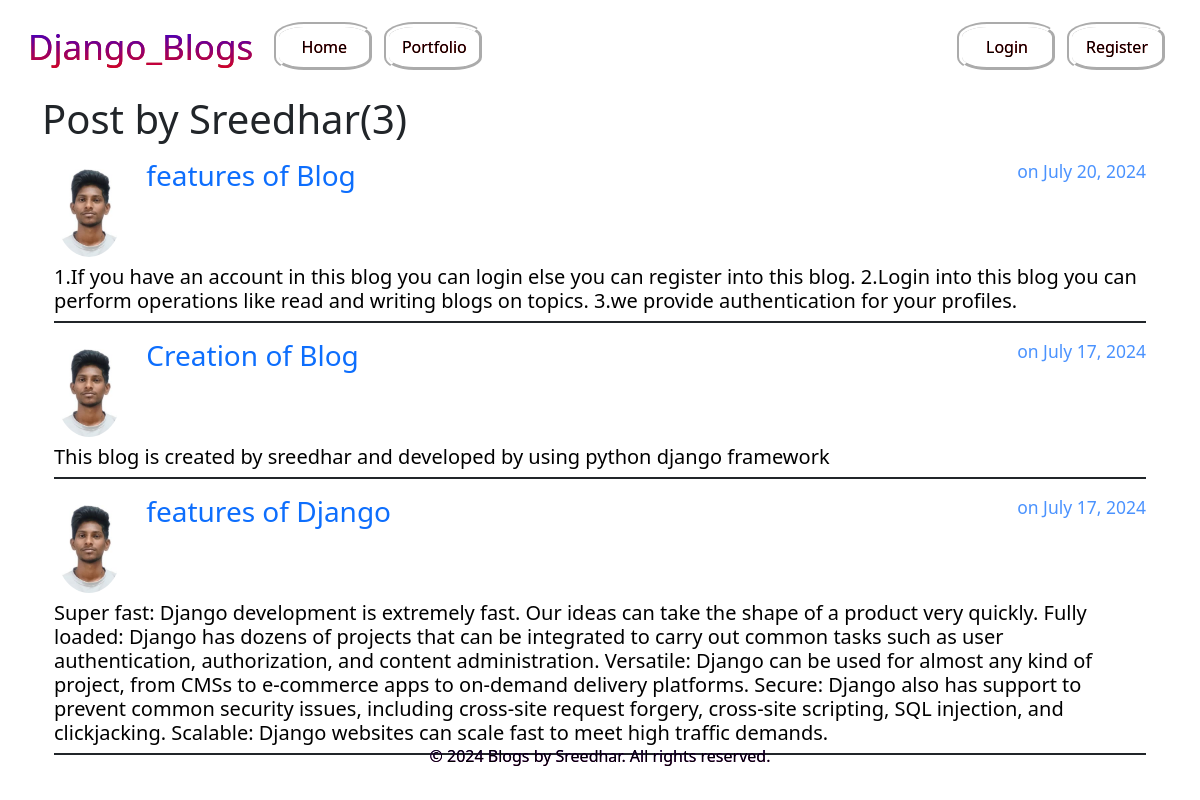
Screenshot of /user/Sreedhar with the database file from the repository.
### blog/models.py (models this page shows, shortened)
class Post(models.Model):
    title = models.CharField(max_length=100)
    content = models.TextField()
    date_posted = models.DateTimeField(default=timezone.now)
    author = models.ForeignKey(User, on_delete=models.CASCADE)

### users/models.py (models this page shows, shortened)
class Profile(models.Model):
    user = models.OneToOneField(User,on_delete=models.CASCADE)
    image = models.ImageField(default='pic4.jpg', upload_to='profile_pics')

### blog/views.py (the view)
# urls.py: path('user/<str:username>', UserPostListView.as_view(), name='user-posts'),
class UserPostListView(ListView):
    model = Post
    template_name= 'blog/user_posts.html'
    context_object_name = 'posts'
    paginate_by = 3
    def get_queryset(self):
        user = get_object_or_404(User, username = self.kwargs.get('username'))
        return Post.objects.filter(author=user).order_by('-date_posted')

### blog/templates/blog/user_posts.html (shortened to what this page needs)
{% extends 'blog/base.html' %}
{% block content %}
<h1 class="mb-3">Post by {{ view.kwargs.username }}({{ page_obj.paginator.count }})</h1>
    {% for post in posts %}
    <div class="container">
        <div class="post-content mt-3 border-2 border-bottom border-dark">
            <div class="row g-3 justify-content-between">
                <div class="col col-1">
                    <a href="#"><img width="70" class="rounded-circle" src="{{ post.author.profile.image.url }}"></a>
                </div>
                <div class="col col-7">
                    <h3>
                        <a class="text-decoration-none" href="{% url 'post-detail' post.id %}">{{ post.title }}</a>
                    </h3>
                </div>
                <div class="col">
                    <h5 class="text-end text-primary text-opacity-90">
                        <small class="text-primary text-opacity-75">on {{ post.date_posted|date:"F d, Y" }}</small>
                    </h5>
                </div>
            </div>
            <div class="text-black mt-2 mb-2">
                <h5>
                {{ post.content }}
            </h5>
            </div>
        </div>
    </div>
    {% endfor %}
{% endblock content %}

### rows the page displays
Post: author.profile.image (picture), title "features of Blog", date_posted "July 20, 2024", content "1.If you have an account in this blog you can login else you can register into this blog. 2.Login into this blog you can perform operations like read and writing blogs on topics. 3.we provide authentication for your profiles."
Post: author.profile.image (picture), title "Creation of Blog", date_posted "July 17, 2024", content "This blog is created by sreedhar and developed by using python django framework"
Post: author.profile.image (picture), title "features of Django", date_posted "July 17, 2024", content "Super fast: Django development is extremely fast. Our ideas can take the shape of a product very quickly. Fully loaded: Django has dozens of projects that can be integrated to carry out common tasks such as user authentication, authorization, and content administration. Versatile: Django can be used for almost any kind of project, from CMSs to e-commerce apps to on-demand delivery platforms. Secure: Django also has support to prevent common security issues, including cross-site request forgery, cross-site scripting, SQL injection, and clickjacking. Scalable: Django websites can scale fast to meet high traffic demands."

### other values shown
{{ view.kwargs.username }} "Sreedhar"
{{ page_obj.paginator.count }} "3"
